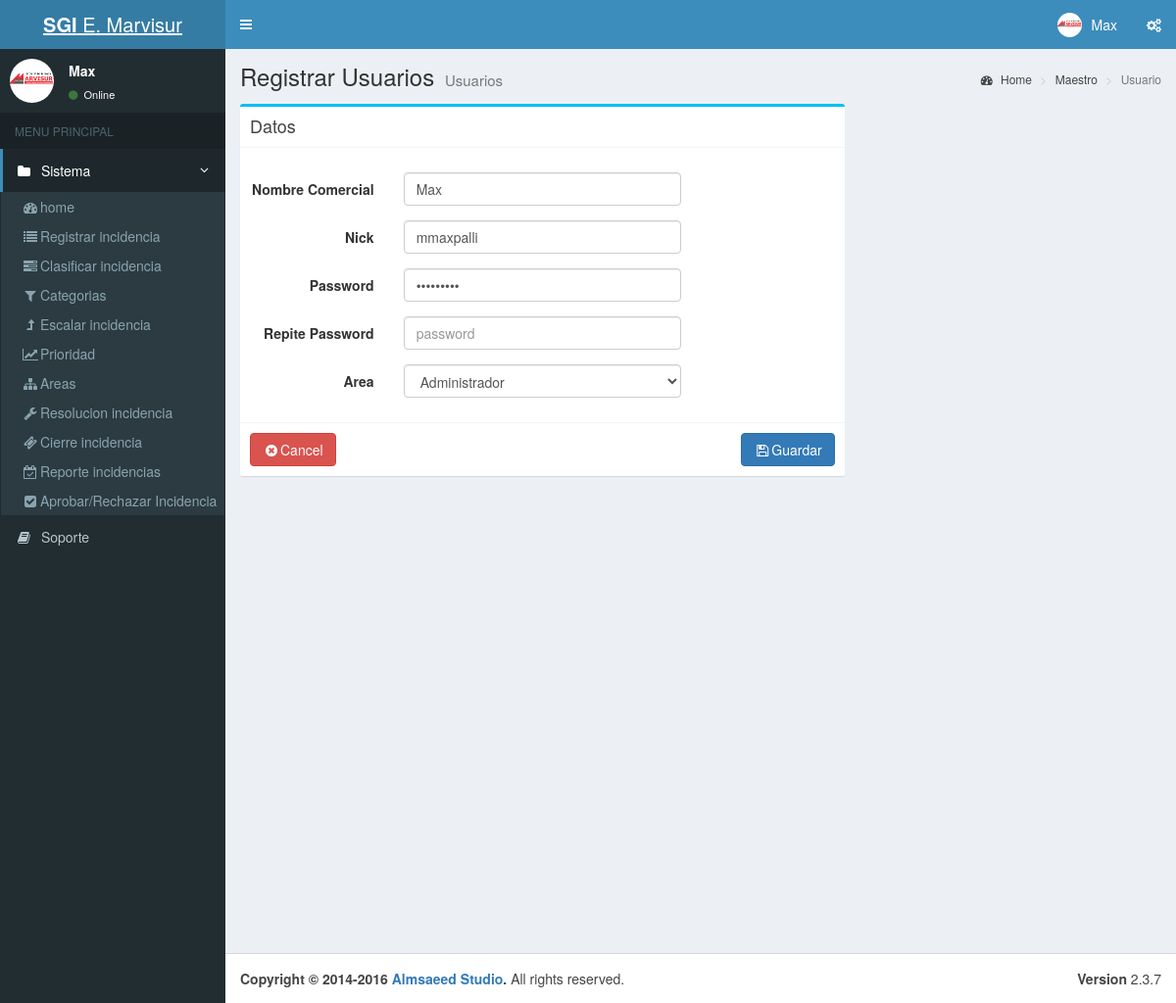
/index.php?c=segu_usuario&a=Crud&Id=1 (signed in), run on the app's committed database.
### tables this page shows
CREATE TABLE IF NOT EXISTS `menus` (
  `MENU_Id` int(11) NOT NULL,
  `MENU_Padre` varchar(45) DEFAULT NULL,
  `MENU_Nombre` varchar(100) DEFAULT NULL,
  `MENU_Descripcion` varchar(200) DEFAULT NULL,
  `MENU_NombreFormulario` varchar(50) DEFAULT NULL,
  `MENU_Icono` varchar(30) DEFAULT NULL,
  `MENU_FechaAuditoria` datetime DEFAULT NULL
);

CREATE TABLE IF NOT EXISTS `usuarios` (
  `USUA_Id` int(11) NOT NULL,
  `USUA_Nombre` varchar(50) NOT NULL,
  `USUA_Nick` varchar(20) NOT NULL,
  `USUA_Password` varchar(50) NOT NULL,
  `ROL_Id` int(11) DEFAULT NULL,
  `USUA_FechaCreacion` date NOT NULL,
  `USUA_FechaAuditoria` datetime NOT NULL
);

CREATE TABLE IF NOT EXISTS `rol` (
  `ROL_Id` int(11) NOT NULL,
  `ROL_Nombre` varchar(50) NOT NULL,
  `USUA_Id` int(11) NOT NULL,
  `ROL_FechaAuditoria` datetime NOT NULL
);

### controller/segu_usuario.controller.php (called while the page is built, shortened)
<?php
require_once 'model/segu_usuario.php';
require_once 'model/herramientas.php';
class segu_usuarioController{
    private $model;
    public function __CONSTRUCT(){
        $this->model = new segu_usuario();
        $this->herramientas = new herramientas();
    }
    public function Crud(){
        $segu_usuario= new segu_usuario();
        if(isset($_REQUEST['Id'])){
            $segu_usuario = $this->model->Obtener($_REQUEST['Id']);
        }
        require_once 'view/header.php';
        require_once 'view/segu_usuario/segu_usuario-editar.php';
        require_once 'view/footer.php';
    }
}

### model/database.php (called while the page is built)
<?php
class Database
{
    public static function StartUp()
    {
        $pdo = new PDO('mysql:host=localhost;dbname=bd_incidencias;charset=utf8', 'root', '');
        $pdo->setAttribute(PDO::ATTR_ERRMODE, PDO::ERRMODE_EXCEPTION);
        return $pdo;
    }
}

### model/herramientas.php (called while the page is built, shortened)
<?php
class herramientas
{
	public function __CONSTRUCT()
	{
		try
		{
			$this->pdo = Database::StartUp();
		}
		catch(Exception $e)
		{
			die($e->getMessage());
		}
	}
	public function MenuValidacion($MenuPadre)
	{
		try
		{
			$stm = $this->pdo->prepare("SELECT
											M.MENU_Id,
											M.MENU_Padre,
											M.MENU_Nombre,
											M.MENU_NombreFormulario,
											M.MENU_Icono,
											R.ROL_Id,
											R.ROL_Nombre
											FROM
											menus M
											inner join permiso_rol PR on M.MENU_Id = PR.MENU_Id
											inner join rol R on PR.ROL_Id = R.ROL_Id
											WHERE
											PR.ROL_Id = ".$_SESSION['ROL_Id']."
											and MENU_Padre=?");
			$stm->execute(array($MenuPadre));
			return $stm->fetchAll(PDO::FETCH_OBJ);
		}
		catch(Exception $e)
		{
			die($e->getMessage());
		}
	}
public function MenuValidacionCabeceras()
	{
		try
		{
			$stm = $this->pdo->prepare("SELECT DISTINCT MENU_Padre FROM menus");
			$stm->execute();
			return $stm->fetchAll(PDO::FETCH_OBJ);
		}
		catch(Exception $e)
		{
			die($e->getMessage());
		}
	}
	public function ActiveMenus($ActiveMenu)
	{
		try
		{
			$stm = $this->pdo->prepare("SELECT MENU_Padre FROM menus where MENU_NombreFormulario = ?");
			$stm->execute(array($ActiveMenu));
			return $stm->fetchAll(PDO::FETCH_OBJ);
		}
		catch(Exception $e)
		{
			die($e->getMessage());
		}
	}
}

### model/segu_usuario.php (called while the page is built, shortened)
<?php
class segu_usuario
{
	private $pdo;
	public function __CONSTRUCT()
	{
		try
		{
			$this->pdo = Database::StartUp();
		}
		catch(Exception $e)
		{
			die($e->getMessage());
		}
	}
	public function SelectRol()
	{
		try
		{
			$stm = $this->pdo->prepare("SELECT
										ROL_Id,
										ROL_Nombre
										 FROM rol");
			$stm->execute();
			return $stm->fetchAll(PDO::FETCH_OBJ);
		}
		catch(Exception $e)
		{
			die($e->getMessage());
		}
	}
	public function Obtener($id)
	{
		try
		{
			$stm = $this->pdo
			          ->prepare(" SELECT
									 USUA_Id,
									 USUA_Nombre,
									 USUA_Nick,
									 USUA_Password,
									 ROL_Id
									 FROM
									 usuarios
									 WHERE
									 USUA_Id=?");
			$stm->execute(array($id));
			return $stm->fetch(PDO::FETCH_OBJ);
		} catch (Exception $e)
		{
			die($e->getMessage());
		}
	}
}

### view/segu_usuario/segu_usuario-editar.php (the view, shortened to what this page needs)
<div class="content-wrapper">
  <section class="content-header">
    <h1>
        Registrar Usuarios
      <small>Usuarios</small>
    </h1>
    <ol class="breadcrumb">
      <li><a href="#"><i class="fa fa-dashboard"></i> Home</a></li>
      <li><a href="#">Maestro</a></li>
      <li class="active">Usuario</li>
    </ol>
  </section>
  <section class="content">
    <div class="row">
      <div class="col-md-8">
        <div class="box box-info">
          <div class="box-header with-border">
            <h3 class="box-title">Datos </h3>
          </div>
            <form id="frm-generol" class="form-horizontal"  action="?c=segu_usuario&a=Guardar" method="post" enctype="multipart/form-data">
            <div class="box-body">
                       <div class="form-group">
                          <label  class="col-md-3 control-label">Nombre Comercial</label>
                          <div class="col-md-6">
                            <input type="text" class="form-control" id="USUA_Nombre" placeholder="Nombre" name="USUA_Nombre" value="<?php echo $segu_usuario->USUA_Nombre; ?>" data-validacion-tipo="requerido|min:3">
                          </div>
                          <div class="col-md-3">
                          </div>
                      </div>
                      <div class="form-group">
                          <label  class="col-md-3 control-label">Nick</label>
                          <div class="col-md-6">
                            <input type="text" class="form-control" id="USUA_Nick" placeholder="Nick" name="USUA_Nick" value="<?php echo $segu_usuario->USUA_Nick; ?>" data-validacion-tipo="requerido|min:3">
                          </div>
                          <div class="col-md-3">
                          </div>
                      </div>
                      <div class="form-group">
                          <label  class="col-md-3 control-label">Password</label>
                          <div class="col-md-6">
                            <input type="password" class="form-control" id="USUA_Password" placeholder="password" name="USUA_Password" value="<?php echo $segu_usuario->USUA_Password; ?>" data-validacion-tipo="requerido|min:3">
                          </div>
                          <div class="col-md-3">
                          </div>
                      </div>
                      <div class="form-group">
                          <label  class="col-md-3 control-label">Repite Password</label>
                          <div class="col-md-6">
                            <input type="password" class="form-control" id="USUA_Password2" placeholder="password" name="USUA_Password2" value="" >
                          </div>
                          <div class="col-md-3">
                          </div>
                      </div>
                      <div class="form-group">
                          <label for="ROL_Id" class="col-sm-3 control-label">Area</label>
                          <div class="col-sm-6">
                              <select class="form-control " name="ROL_Id"  id="ROL_Id">
                                   <?php foreach($this->model->SelectRol() as $r): ?>
                                   <option   <?php echo $segu_usuario->ROL_Id == $r->ROL_Id ? 'selected' : ''; ?> value=<?php echo $r->ROL_Id; ?>><?php echo $r->ROL_Nombre; ?></option>
                                   <?php endforeach; ?>
                              </select>
                          </div>
                      </div>
            </div>
            <div class="box-footer">
              <a class="btn btn-danger" href="?c=segu_usuario"><i class="fa fa-fw fa-times-circle "></i>Cancel </a>
              <button class="btn btn-primary pull-right"><i class="fa fa-fw fa-floppy-o"></i>Guardar</button>
            </div>
          </form>
        </div>
      </div>
    </div>
  </section>
</div>

### view/header.php (shortened to what this page needs)
<!DOCTYPE html>
<html lang="es">
<head>
  <link rel="stylesheet" href="css/bootstrap/css/bootstrap.min.css">
  <link rel="stylesheet" href="//cdnjs.cloudflare.com/ajax/libs/font-awesome/4.5.0/css/font-awesome.min.css">
  <link rel="stylesheet" href="//cdnjs.cloudflare.com/ajax/libs/ionicons/2.0.1/css/ionicons.min.css">
  <link rel="stylesheet" href="css/dist/css/AdminLTE.min.css">
  <link rel="stylesheet" href="css/dist/css/skins/_all-skins.min.css">
  <link rel="stylesheet" href="css/plugins/datatables/dataTables.bootstrap.css">
  <link rel="stylesheet" href="assets/js/jquery-ui/jquery-ui.min.css" />
  <link rel="stylesheet" href="css/plugins/datatables/datatables.min.css">
  <link rel="stylesheet" href="css/plugins/datatables/fixedHeader.dataTables.min.css">
  <link rel="stylesheet" href="//cdnjs.cloudflare.com/ajax/libs/bootstrap-select/1.12.1/css/bootstrap-select.min.css">
  <link href="//maxcdn.bootstrapcdn.com/bootstrap/3.3.7/css/bootstrap.min.css" rel="stylesheet">
  <link href="css/fileinput/fileinput.css" media="all" rel="stylesheet" type="text/css"/>
      <link rel="stylesheet" href="css/plugins/datepicker/datepicker3.css">
</head>
<body class="hold-transition skin-blue sidebar-mini" >
  <div class="wrapper">
  <header class="main-header">
    <a href="index2.html" class="logo">
      <span class="logo-lg"><b>SGI</b> E. Marvisur</span>
    </a>
    <nav class="navbar navbar-static-top">
      <a href="#" class="sidebar-toggle" data-toggle="offcanvas" role="button">
      </a>
      <div class="navbar-custom-menu">
        <ul class="nav navbar-nav">
          <li class="dropdown user user-menu">
            <a href="#" class="dropdown-toggle" data-toggle="dropdown">
              <img src="<?php echo 'Recursos/Imagen/logo.png' ;?>" class="user-image" alt="User Image">
              <span class="hidden-xs"> <?php  echo  $_SESSION['USUA_Nombre'];?></span>
            </a>
          </li>
          <li>
            <a href="#" data-toggle="control-sidebar"><i class="fa fa-gears"></i></a>
          </li>
        </ul>
      </div>
    </nav>
  </header>
  <aside class="main-sidebar">
    <section class="sidebar">
      <div class="user-panel">
        <div class="pull-left image">
          <img src="<?php echo 'Recursos/Imagen/logo.png';?>" class="img-circle" alt="User Image">
        </div>
        <div class="pull-left info">
          <p><?php  echo  $_SESSION['USUA_Nombre'];?></p>
          <a href="#"><i class="fa fa-circle text-success"></i> Online</a>
        </div>
      </div>
      <ul class="sidebar-menu">
        <li class="header">MENU PRINCIPAL</li>
      <?php isset($_REQUEST['c'])?$active=$_REQUEST['c']:$active='';?>
        <?php foreach($this->herramientas->MenuValidacionCabeceras() as $t): ?>
           <?php foreach($this->herramientas->ActiveMenus($active) as $p): ?>
        <li class="<?php echo $p->MENU_Padre==$t->MENU_Padre? 'active' : '';?> treeview">
          <a href="#">
              <i class="fa fa-folder"></i> <span><?php echo $t->MENU_Padre; ?></span>
            <span class="pull-right-container">
              <i class="fa fa-angle-left pull-right"></i>
            </span>
          </a>
          <ul class="treeview-menu">
              <?php foreach($this->herramientas->MenuValidacion($t->MENU_Padre) as $r): ?>
              <li class="<?php echo $active == $r->MENU_NombreFormulario ? 'active' : ''; ?>"><a href="?c=<?php echo $r->MENU_NombreFormulario; ?>"><i class="<?php echo $r->MENU_Icono; ?>"></i><?php echo $r->MENU_Nombre; ?></a></li>
             <?php endforeach; ?>
          </ul>
        </li>
           <?php endforeach; ?>
        <?php endforeach; ?>
        <li><a href=""><i class="fa fa-book"></i> <span>Soporte</span></a></li>
    </section>
  </aside>

### data on the page
menus: MENU_Padre "Sistema"
menus: MENU_Nombre "home"
menus: MENU_Nombre "Registrar incidencia"
menus: MENU_Nombre "Clasificar incidencia"
menus: MENU_Nombre "Categorias"
menus: MENU_Nombre "Escalar incidencia"
menus: MENU_Nombre "Prioridad"
menus: MENU_Nombre "Areas"
menus: MENU_Nombre "Resolucion incidencia"
menus: MENU_Nombre "Cierre incidencia"
menus: MENU_Nombre "Reporte incidencias"
menus: MENU_Nombre "Aprobar/Rechazar Incidencia"
usuarios: USUA_Nombre "Max", USUA_Nick "mmaxpalli", ROL_Id "Administrador"

### other printed values
$_SESSION['USUA_Nombre'] "Max"
